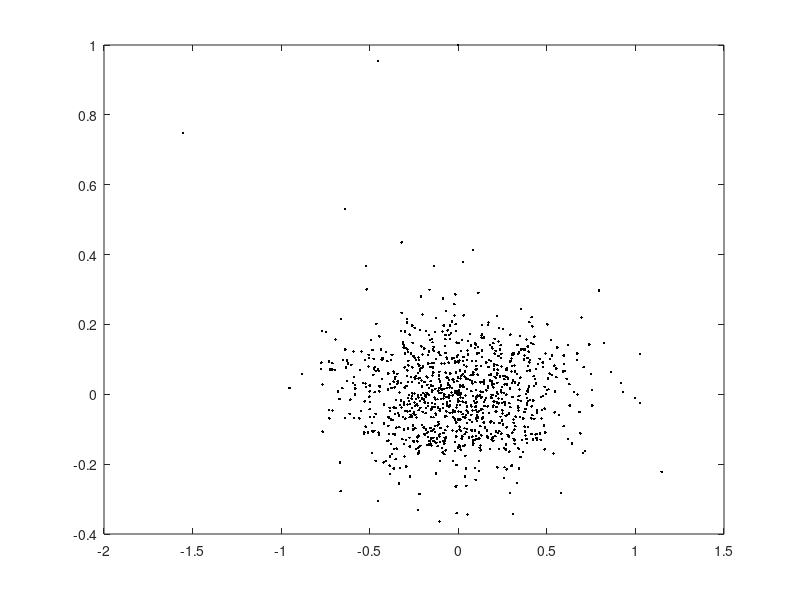
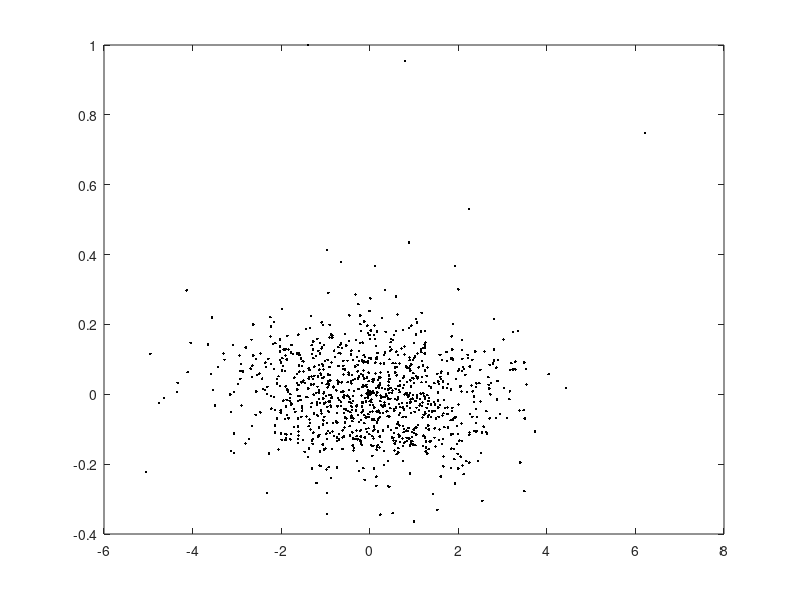
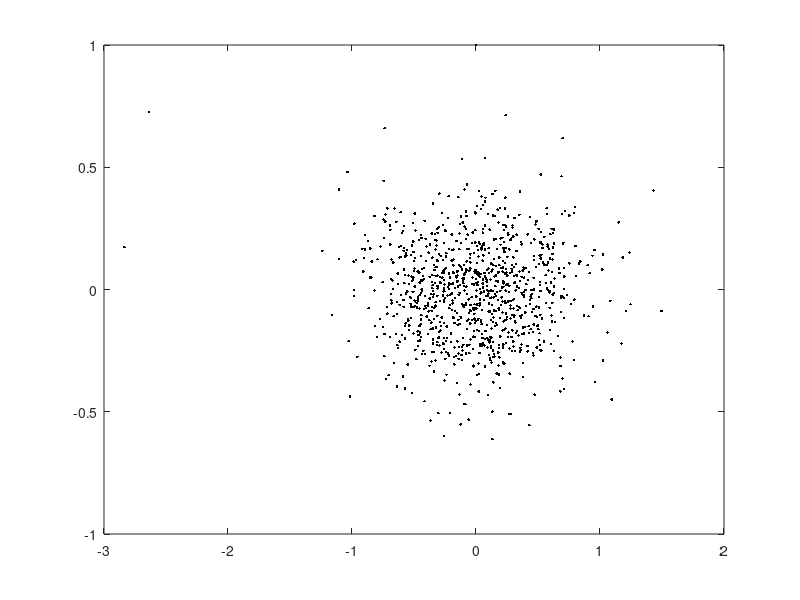
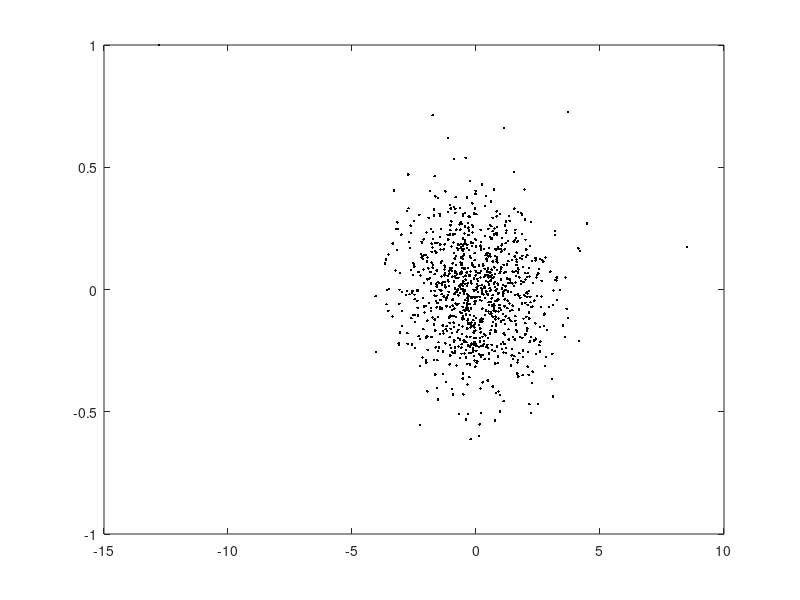

These charts were generated, in order, by the following MATLAB code:
clear
% Mass spring damper model
Ad=[0.941 0.192; -0.576 0.903]; Bd=[.020; 0.192]; Gd=Bd;
Dx=[1 0;0 1;0 0]; Du=[0;0;1]; Q=[1 0;0 1]; R=0.005; C=[1 0];
dt=0.2; NN=200/dt; Sigw=2.5; Sigv=0.0025*eye(1);
% Find LQOC Gain
P=dare(Ad,Bd,Q,R); L=inv(R+Bd'*P*Bd)*Bd'*P*Ad;
% Find Optimal Estimation Gains
Sige_plus=dare(Ad',C',Gd*Sigw*Gd',Sigv)
K_plus=Ad*Sige_plus*C'*inv(C*Sige_plus*C'+Sigv);
Sige=inv(inv(Sige_plus)+C'*inv(Sigv)*C); K=Sige*C'*inv(Sigv);

% Generate White Noise Sequences
randn('state',2^6-1); ww=sqrt(Sigw)*randn(NN,1); vv=sqrt(Sigv)*randn(1,NN);

%% Simulate with FSI
tt=zeros(1,NN+1); xx=zeros(2,NN+1); uu=zeros(1,NN); xx(:,1)=[1;0];
for kk=1:NN
tt(kk)=(kk-1)*dt;
uu(:,kk)=-L*xx(:,kk); xx(:,kk+1)=Ad*xx(:,kk)+Bd*uu(:,kk)+Gd*ww(kk);
end
tt(NN+1)=(NN)*dt; uu(:,NN+1)=-L*xx(:,NN+1);
figure(1); plot(xx(2,:),xx(1,:),'k.');
figure(2); plot(uu(1,:),xx(1,:),'k.')

%% Simulate with PSI and without computational delay
xx=zeros(2,NN+1); xhat=zeros(2,NN+1); xhat_plus=zeros(2,NN+1);
uu=zeros(1,NN); xx(:,1)=[1;0]; xhat_plus(:,1)=[0;0];
for kk=1:NN
yykk=C*xx(:,kk)+vv(:,kk);
xhat(:,kk)=xhat_plus(:,kk)+K*(yykk-C*xhat_plus(:,kk));
uu(:,kk)=-L*xhat(:,kk); xx(:,kk+1)=Ad*xx(:,kk)+Bd*uu(:,kk)+Gd*ww(kk);
xhat_plus(:,kk+1)=Ad*xhat(:,kk)+Bd*uu(:,kk);
end
tt(NN+1)=(NN)*dt; xhat(:,NN+1)=xhat_plus(:,NN+1);
uu(:,NN+1)=-L*xhat(:,NN+1);
figure(11); plot(xx(2,:),xx(1,:),'k.');
figure(22); plot(uu(1,:),xx(1,:),'k.')

%% Simulate with PSI and with computational delay
xx=zeros(2,NN+1); xhat=zeros(2,NN+1); xhat_plus=zeros(2,NN+1);
uu=zeros(1,NN); xx(:,1)=[1;0]; xhat_plus(:,1)=[0;0];
for kk=1:NN
yy=C*xx(:,kk)+vv(:,kk);
xhat(:,kk)=xhat_plus(:,kk)+K*(yy-C*xhat_plus(:,kk));
uu(:,kk)=-L*xhat_plus(:,kk);
xx(:,kk+1)=Ad*xx(:,kk)+Bd*uu(:,kk)+Gd*ww(kk);
xhat_plus(:,kk+1)=Ad*xhat(:,kk)+Bd*uu(:,kk);
end
xhat(:,NN+1)=xhat_plus(:,NN+1); uu(:,NN+1)=-L*xhat(:,NN+1);
figure(111); plot(xx(2,:),xx(1,:),'k.');
figure(222); plot(uu(1,:),xx(1,:),'k.')

%% Find Output Covariance: FSI
Sigx=dlyap(Ad-Bd*L,Gd*Sigw*Gd')
Sigz_FSI=(Dx-Du*L)*Sigx*(Dx-Du*L)'

%% Find Output Covariance: PSI without delay
Sigxhat=dlyap(Ad-Bd*L,Sige_plus-Sige)
Sigz_PSInD=(Dx-Du*L)*Sigxhat*(Dx-Du*L)'+Dx*Sige*Dx'


%% Find Output Covariance: PSI with delay
Sigxhat_plus=dlyap(Ad-Bd*L,Ad*(Sige_plus-Sige)*Ad')
Sigz_PSIwD=(Dx-Du*L)*Sigxhat_plus*(Dx-Du*L)'+Dx*Sige_plus*Dx'






